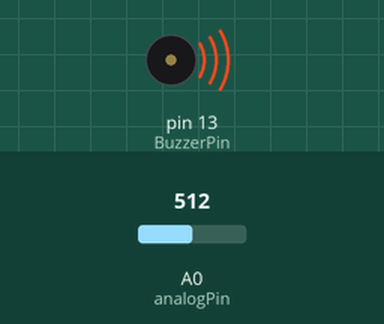
A sketch run on a simulated Arduino Uno, built with avr-gcc and run on an emulated ATmega328P. On the bench: buzzer (waves = sounding, pin HIGH). Inputs (shaded band) come from the test bench; at power-on: A0 (analogPin) = 512. What the sketch prints to the serial monitor is not drawn.

Above: at 14.6 s.
14.7 s: A0 (analogPin) set to 416
28.7 s: A0 (analogPin) set to 388
At 41.7 s:
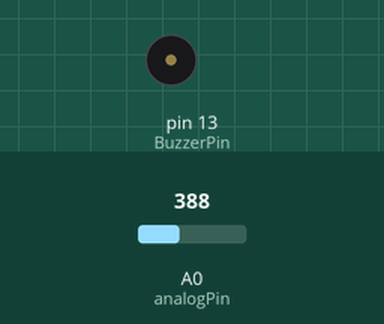
42.7 s: A0 (analogPin) set to 410
At 43.6 s:
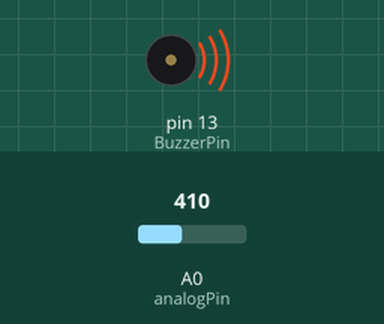
Timing chart, 0 to 45.7 s (numbered marks = the images above; inputs shaded):
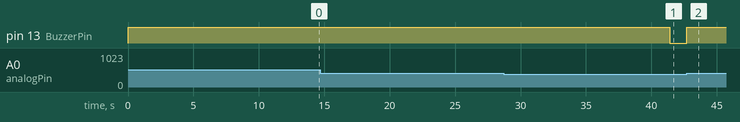

The sketch:

flame.ino
```cpp
const int analogPin = A0;    // Flame Sensor (A0) to Arduino analog input pin A0
const int BuzzerPin = 13;       // Buzzer output pin
const int threshold = 400;   // Flame level threshold (You can vary the value depends on your need)

void setup()
{

  pinMode(BuzzerPin, OUTPUT);
  // initialize serial communications:
  Serial.begin(9600);
}

void loop()
{
  // read the value of the Flame Sensor:
  int analogValue = analogRead(analogPin);
   Serial.println(analogValue); //serial print the FLAME sensor value

  if (analogValue > threshold)
  {
    digitalWrite(BuzzerPin, HIGH);
    Serial.print("High FLAME");
    SendSMS();
    delay(1000);
  }

  else
  {
    digitalWrite(BuzzerPin, LOW);
    Serial.print("No flame");
  }

  delay(1);
}
void SendSMS()
{
  Serial.println("AT+CMGF=1");    //To send SMS in Text Mode
  delay(1000);
  Serial.println("AT+CMGS=\"+919444853575\"\r"); //Change to destination phone number
  delay(1000);
  Serial.println("FIRE ALERT!!!!");//the content of the message
  delay(200);
  Serial.println((char)26); //the stopping character Ctrl+Z
  delay(1000);
  Serial.println("AT+CMGF=2");    //To send SMS in Text Mode
  delay(1000);
  Serial.println("AT+CMGS=\"+919884806511\"\r"); //Change to destination phone number
  delay(1000);
  Serial.println("FIRE ALERT!!!!");//the content of the message
  delay(200);
  Serial.println((char)26); //the stopping character Ctrl+Z
  delay(1000);
  Serial.println("AT+CMGF=3");    //To send SMS in Text Mode
  delay(1000);
  Serial.println("AT+CMGS=\"+919042994107\"\r"); //Change to destination phone number
  delay(1000);
  Serial.println("FIRE ALERT!!!!");//the content of the message
  delay(200);
  Serial.println((char)26); //the stopping character Ctrl+Z
  delay(1000);
  Serial.println("AT+CMGF=4");    //To send SMS in Text Mode
  delay(1000);
  Serial.println("AT+CMGS=\"+918124052660\"\r"); //Change to destination phone number
  delay(1000);
  Serial.println("FIRE ALERT!!!!");//the content of the message
  delay(200);
  Serial.println((char)26); //the stopping character Ctrl+Z
  delay(1000);
}
```

Measured:
- the behaviour switches between 401 and 400 on A0 (analogPin) (found by bisection; images 0 and 1)
- after the input at 14.7 s, every drawn part: stays the same
- after the input at 28.7 s, pin 13 (BuzzerPin): HIGH → LOW after 12.7 s
- after the input at 42.7 s, pin 13 (BuzzerPin): LOW → HIGH at once
